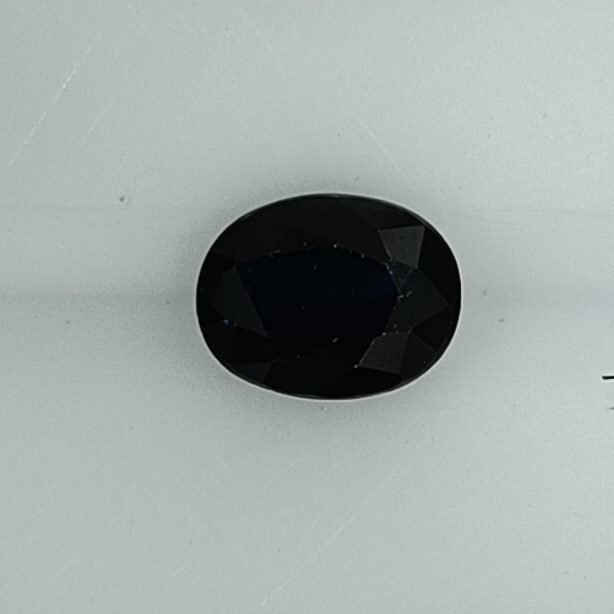
#> input picture test_images/grade_1_dark/g1_137.jpg, 1228 x 1228 px (shown at 1/2 size)
$ python -i features.py   (imports and definitions only)
#> lines starting #> are read from the running program, lines starting #| are printed output that depends on the picture; after the words box and inside, x2 and y2 are one past the last pixel; in counts of white or black regions, pixels touching at a corner belong together
"""v3 GrabCut segmentation and 12-D colour features.

Copied from the v3 training / Phase 0 export code (CELL 5). Do not change the
maths here: the Random Forest and its scaler were fitted on exactly these
numbers.
"""
from dataclasses import dataclass

import cv2
import numpy as np

SEED = 42
FEATURE_NAMES = ["H", "S", "B", "L", "a", "b", "C", "J", "M", "h", "s", "C_cam"]


def grabcut_mask(rgb):
    h, w = rgb.shape[:2]
    mx, my = int(w * 0.15), int(h * 0.15)
    mask = np.zeros((h, w), np.uint8)
    bgd, fgd = np.zeros((1, 65)), np.zeros((1, 65))
    fallback = False
    try:
        # Fixed seed so the same image always gives the same mask.
        cv2.setRNGSeed(SEED)
        cv2.grabCut(rgb.copy(), mask, (mx, my, w - 2*mx, h - 2*my), bgd, fgd, 5, cv2.GC_INIT_WITH_RECT)
        sm = (mask == 1) | (mask == 3)
        if sm.sum() < h * w * 0.05:
            sm = cv2.cvtColor(rgb, cv2.COLOR_RGB2HSV)[:, :, 1] > 30; fallback = True
        if sm.sum() < h * w * 0.03:
            sm = np.zeros((h, w), bool); sm[h//4:3*h//4, w//4:3*w//4] = True; fallback = True
    except Exception:
        sm = np.zeros((h, w), bool); sm[h//4:3*h//4, w//4:3*w//4] = True; fallback = True
    return sm, fallback


@dataclass
class StoneMeasure:
    H: float
    S: float
    B: float
    L: float
    a: float
    b: float
    C: float
    mean_rgb: np.ndarray  # 0-1, mean of the stone pixels
    area: float
    fallback: bool


def measure(rgb):
    """Resize to 256, segment, and take the v3 medians (LAB and HSV scaling as in training)."""
    img = cv2.resize(rgb, (256, 256))
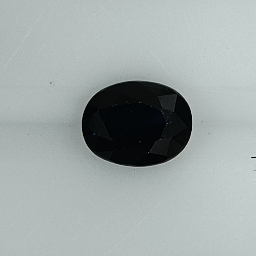
#> img: shape (256, 256, 3); mean R, G, B 159.6, 168.3, 167.5
    sm, gc_fallback = grabcut_mask(img)
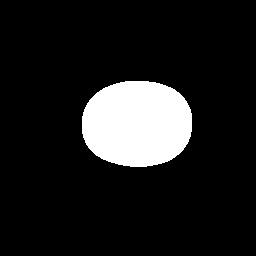
#> sm: shape (256, 256) bool; 11.8% white; 1 white region, box (x1, y1, x2, y2) and area: (82, 81, 192, 167) 7756
#> gc_fallback = False
    sp = img[sm] if sm.sum() >= 10 else img[64:192, 64:192].reshape(-1, 3)
    lab = cv2.cvtColor(img, cv2.COLOR_RGB2LAB).astype(np.float64)
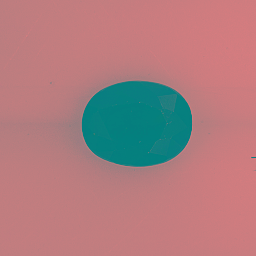
#> lab: shape (256, 256, 3) float64; mean R, G, B 172, 124.8, 127.1
    lab[:, :, 0] *= 100.0 / 255.0; lab[:, :, 1] -= 128.0; lab[:, :, 2] -= 128.0
#> after `lab[:, :, 0] *= 100.0 / 255.0`:
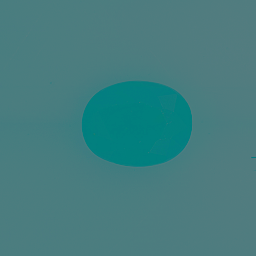
#> lab: shape (256, 256, 3) float64; mean R, G, B 67.5, 124.8, 127.1
#> after `lab[:, :, 1] -= 128.0`:
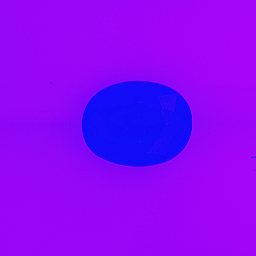
#> lab: shape (256, 256, 3) float64; mean R, G, B 67.5, -3.2, 127.1; drawn with min black and max white
#> after `lab[:, :, 2] -= 128.0`:
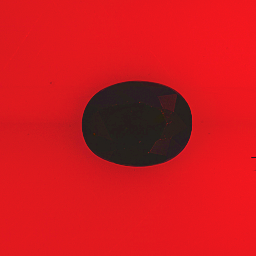
#> lab: shape (256, 256, 3) float64; mean R, G, B 67.5, -3.2, -0.9; drawn with min black and max white
    lp = lab[sm]
    L, a, b = np.median(lp[:, 0]), np.median(lp[:, 1]), np.median(lp[:, 2])
#> L = 2.35; a = 0; b = -1
    C = np.sqrt(a**2 + b**2)
#> C = 1
    hp = cv2.cvtColor(img, cv2.COLOR_RGB2HSV).astype(np.float64)[sm]
    H, S, B = np.median(hp[:, 0]) * 2.0, np.median(hp[:, 1]) / 255 * 100, np.median(hp[:, 2]) / 255 * 100
#> H = 206; S = 35.69; B = 3.92
    mean_rgb = sp.astype(np.float64).mean(axis=0) / 255.0
#> mean_rgb = [0.0399, 0.0507, 0.0562]
    return StoneMeasure(float(H), float(S), float(B), float(L), float(a), float(b), float(C),
                        mean_rgb, float(sm.mean()), gc_fallback)


def model_features(rgb):
    """12-D RF features in FEATURE_NAMES order.

    The v3 training code wrapped a call to colour.appearance.CIECAM02 (which
    does not exist in colour-science 0.4.7) in try/except, so every training
    image fell back to J=L, M=C, h=H, s=S, C_cam=C (export_manifest
    ciecam02_check: 912/912 fallbacks). The RF learned on those values, so the
    server reproduces the fallback here instead of computing real CIECAM02.
    Real CIECAM02 is only used for display (pipeline/display.py).
    """
    m = measure(rgb)
    feats = np.array([m.H, m.S, m.B, m.L, m.a, m.b, m.C, m.L, m.C, m.H, m.S, m.C])
    return feats, m

>>> import cv2
>>> picture = cv2.cvtColor(cv2.imread('../../../test_images/grade_1_dark/g1_137.jpg'), cv2.COLOR_BGR2RGB)
>>> result = measure(picture)
